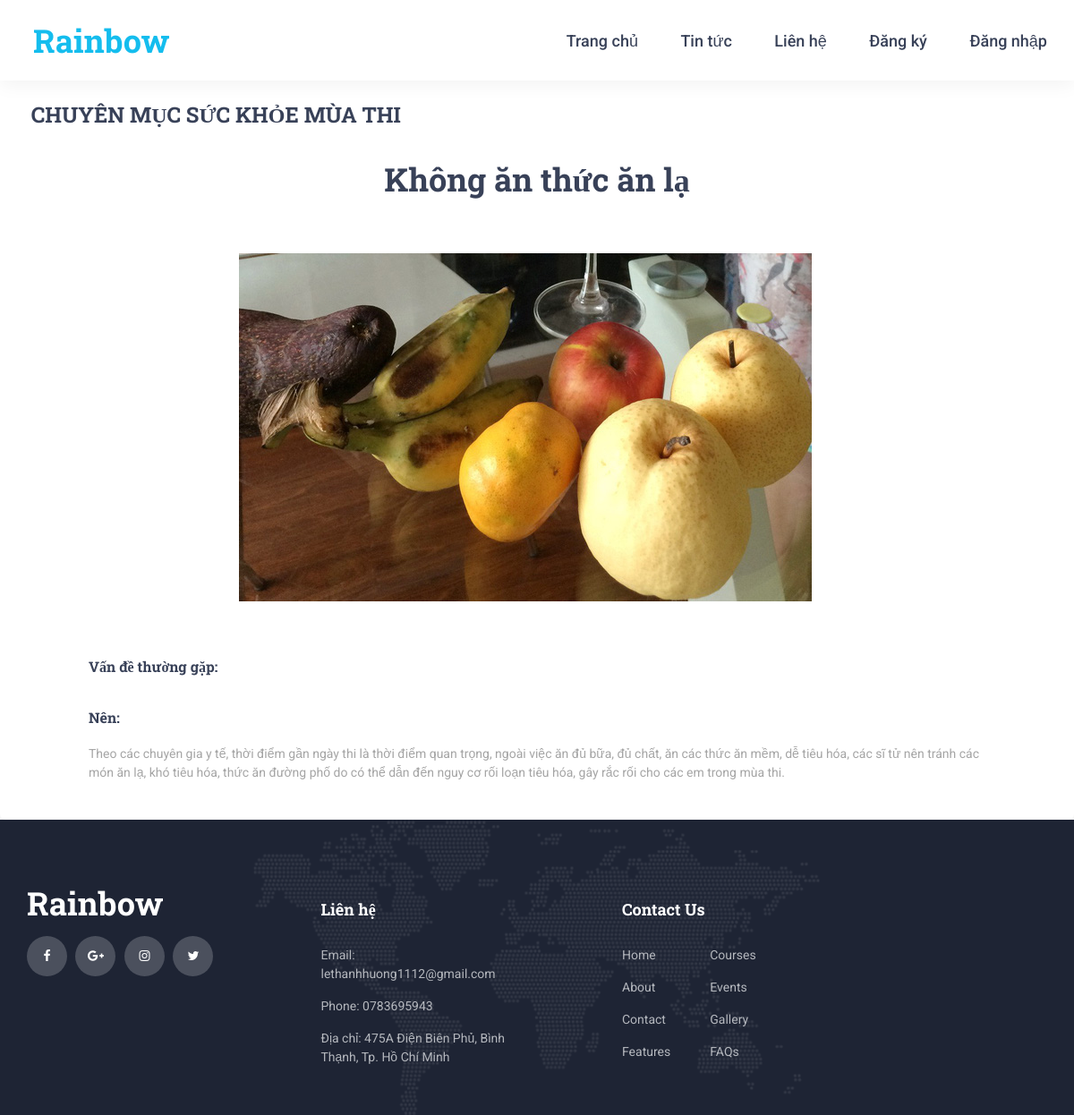
The app's page /?thread=chitietsuckhoe&idnbh=1 with its own data.
### tables this page shows
CREATE TABLE IF NOT EXISTS `menu` (
  `idmenu` int(20) NOT NULL,
  `tenmenu` varchar(255) NOT NULL,
  `stt` int(20) NOT NULL,
  `hide` int(20) NOT NULL,
  `anh` varchar(255) NOT NULL
);

CREATE TABLE IF NOT EXISTS `suckhoe` (
  `idsk` int(20) NOT NULL,
  `tensk` text NOT NULL,
  `noidung` text NOT NULL,
  `anh` varchar(255) NOT NULL,
  `stt` int(20) NOT NULL,
  `noidung2` text NOT NULL,
  `noidung3` text NOT NULL,
  `noidung4` text NOT NULL,
  `Vande` text NOT NULL,
  `Vande1` text NOT NULL,
  `Vande2` text NOT NULL,
  `Noidung5` text NOT NULL,
  `hide` int(20) NOT NULL
);

### dulieu/chitietsuckhoe.php (the view, shortened to what this page needs)
<?php
	require_once("mysql.php");
 	$conn = new mysqli($db_host, $db_username, $db_password, $db_name);
 	mysqli_set_charset($conn, 'UTF8');
		$idnbh=$_GET['idnbh'];
?>
  <div class="course"style="padding-top:3em;">
		<div class="container">
			<?php
								$result=$conn->query("SELECT * FROM suckhoe where idsk={$idnbh}");
								while($row = $result->fetch_assoc())
								{
			?>
				   <h3 class="section_title" style="padding-left:0.2em; padding-top:3em;">CHUYÊN MỤC SỨC KHỎE MÙA THI</h3>
        <center>  <h2 class="section_title" style="padding-bottom:1.5em; padding-top:1em;"><?php echo $row['tensk'] ?></h2> </center>
			<div class="row">
						<div class="course_image" style="padding-left:18em; padding-top:0.5em;padding-bottom:1.5em;padding-right:15em;"><img src="<?php echo $row['anh'] ?>" alt=""></div>
						<div class="course_tabs_container">
							<div class="tabs d-flex flex-row align-items-center justify-content-start">
								<div class="tab" style="margin-left:6em; margin-right:6em; padding-bottom:0.2em; padding-top:3em;" >
									<h6>Vấn đề thường gặp: </h6> </br>
								</div>
							</div>
							<div class="tabs d-flex flex-row align-items-center justify-content-start">
								<div class="tab" style="margin-left:6em; margin-right:6em; padding-bottom:3em; padding-top:1em;" >
									<h6>Nên: </h6> </br>
									<h7><?php echo $row['noidung'] ?></h7>
								</div>
							</div>
						</div>
				</div>
			<?php } ?>
			</div>
		</div>

### dulieu/header.php (shortened to what this page needs)
<?php
	require_once("mysql.php");
 	$conn = new mysqli($db_host, $db_username, $db_password, $db_name);
 	mysqli_set_charset($conn, 'UTF8');
?>
<header class="header">
  <div class="header_container">
    <div class="container">
      <div class="row">
        <div class="col">
          <div class="header_content d-flex flex-row align-items-center justify-content-start">
            <div class="logo_container">
              <a href="?thread=trangchu">
                <div class="logo_text"><span>Rainbow</span></div>
              </a>
            </div>
            <nav class="main_nav_contaner ml-auto">
              <ul class="main_nav" >
                <?php
						              $result=$conn->query("SELECT * FROM menu");
                          while($row = $result->fetch_assoc())
				                  {
					      ?>
                    <li><a href="?thread=<?php echo $row['anh'] ?>"><?php echo $row['tenmenu'] ?></a></li>
                <?php
													}
								if ($_SESSION['user_me'] != 0)
								{
                ?>
										<li><a href="">Xin chào: <?php echo $_SESSION['usrname']; ?></a></li>
										<li><a href="?thread=thongtintaikhoan&idnguoidung=<?php echo ($_SESSION['user_me']) ?>">Thông tin tài khoản</a></li>
										<li><a href="?thread=logout">Thoát</a></li>
					<?php }
							else {?>
								<li><a href="#" data-toggle="modal" data-target="#ModalRegister">
								<div style="text-align: center;">Đăng ký</div></a></li>
								<li><a href="#" data-toggle="modal" data-target="#ModalLogin">
								<div style="text-align: center;">Đăng nhập</div></a></li>
							<?php }
					 		?>
              </ul>
            </nav>
          </div>
        </div>
      </div>
    </div>
  </div>
</header>

### styles/main_styles.css (style rules this page uses)
* { margin: 0; padding: 0; -webkit-font-smoothing: antialiased; -webkit-text-shadow: rgba(0,0,0,.01) 0 0 1px; text-shadow: rgba(0,0,0,.01) 0 0 1px; }
body { font-family: 'Roboto', sans-serif; font-size: 14px; font-weight: 400; background: #FFFFFF; color: #a5a5a5; }
div { display: block; position: relative; -webkit-box-sizing: border-box; -moz-box-sizing: border-box; box-sizing: border-box; }
ul { list-style: none; margin-bottom: 0px; }
a, a:hover, a:visited, a:active, a:link { text-decoration: none; -webkit-font-smoothing: antialiased; -webkit-text-shadow: rgba(0,0,0,.01) 0 0 1px; text-shadow: rgba(0,0,0,.01) 0 0 1px; }
h2 { font-size: 36px; }
h3 { font-size: 24px; }
h1, h2, h3, h4, h5, h6 { font-family: 'Roboto Slab', serif; font-weight: 700; -webkit-font-smoothing: antialiased; -webkit-text-shadow: rgba(0,0,0,.01) 0 0 1px; text-shadow: rgba(0,0,0,.01) 0 0 1px; color: #384158; margin-bottom: 0; }
.header { position: fixed; top: 0; left: 0; width: 100%; z-index: 100; box-shadow: 0px 5px 20px rgba(0,0,0,0.05); -webkit-transition: all 200ms ease; -moz-transition: all 200ms ease; -ms-transition: all 200ms ease; -o-transition: all 200ms ease; transition: all 200ms ease; }
.header_container { width: 100%; background: #FFFFFF; }
.header_content { height: 90px; -webkit-transition: all 200ms ease; -moz-transition: all 200ms ease; -ms-transition: all 200ms ease; -o-transition: all 200ms ease; transition: all 200ms ease; }
.logo, .logo_text { display: inline-block; }
.logo_text { font-family: 'Roboto Slab', serif; font-size: 36px; font-weight: 700; line-height: 0.75; color: #384158; vertical-align: middle; margin-left: 7px; -webkit-transition: all 200ms ease; -moz-transition: all 200ms ease; -ms-transition: all 200ms ease; -o-transition: all 200ms ease; transition: all 200ms ease; }
.logo_text span { color: #14bdee; }
.main_nav, .search_button, .shopping_cart { display: inline-block; }
.main_nav li { display: inline-block; position: relative; }
.main_nav li:not(:last-child) { margin-right: 44px; }
.main_nav li a { font-size: 18px; font-weight: 500; color: #384158; -webkit-transition: all 200ms ease; -moz-transition: all 200ms ease; -ms-transition: all 200ms ease; -o-transition: all 200ms ease; transition: all 200ms ease; }
.section_title { line-height: 1.2; }
.course { width: 100%; border-radius: 6px; background: #FFFFFF; box-shadow: 0px 1px 10px rgba(29,34,47,0.1); }
.course_image { width: 100%; border-top-left-radius: 6px; border-top-right-radius: 6px; overflow: hidden; }
.course_image img { max-width: 100%; }

### records on screen
menu: tenmenu "Trang chủ"
menu: tenmenu "Tin tức"
menu: tenmenu "Liên hệ"
suckhoe: tensk "Không ăn thức ăn lạ", anh (picture), noidung "Theo các chuyên gia y tế, thời điểm gần ngày thi là thời điểm quan trọng, ngoài việc ăn đủ bữa, đủ chất, ăn các thức ăn mềm, dễ tiêu hóa, các sĩ tử nên tránh các món ăn lạ, khó tiêu hóa, thức ăn đường phố do có thể dẫn đến nguy cơ rối loạn tiêu hóa, gây rắc rối cho các em trong mùa thi."
